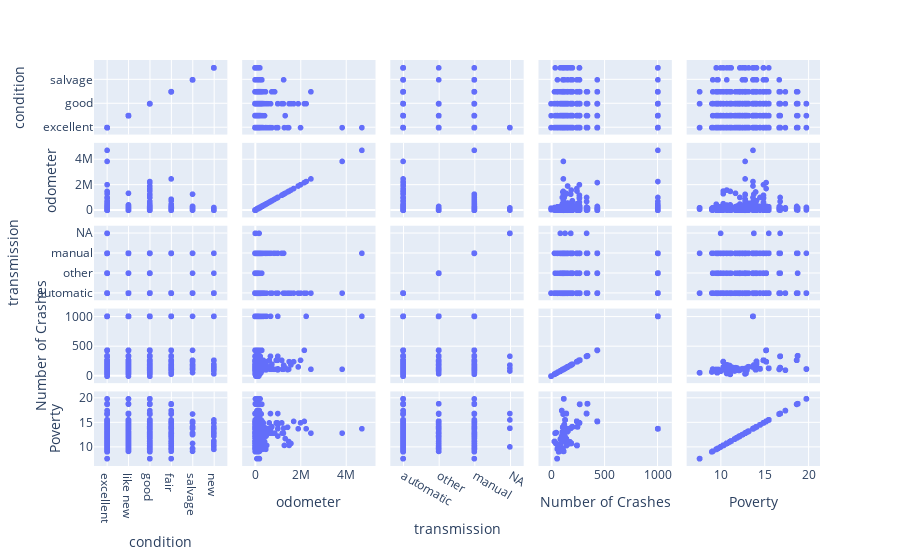

Notebook code cell kept with this figure:
### Code cell
fig = px.scatter_matrix(dfVehicles, dimensions=[
    'condition','odometer', 'transmission', 'Number of Crashes', 'Poverty'])  #  , color='price'
fig.show()

### Figure 1 — Plotly figure (JSON) as saved in the notebook; plotly's stock layout.template omitted (floating-point values rounded to 4 significant figures; data arrays with more than 128 entries replaced by an {"elided": "..."} marker saying what was removed)
{"data": [{"dimensions": [{"axis": {"matches": true}, "label": "condition", "values": {"elided": "12724 str values"}}, {"axis": {"matches": true}, "label": "odometer", "values": {"elided": "12724 int values"}}, {"axis": {"matches": true}, "label": "transmission", "values": {"elided": "12724 str values"}}, {"axis": {"matches": true}, "label": "Number of Crashes", "values": {"elided": "12724 int values"}}, {"axis": {"matches": true}, "label": "Poverty", "values": {"elided": "12724 float values"}}], "hovertemplate": "%{xaxis.title.text}=%{x}<br>%{yaxis.title.text}=%{y}<extra></extra>", "legendgroup": "", "marker": {"color": "#636efa", "symbol": "circle"}, "name": "", "showlegend": false, "type": "splom"}], "layout": {"dragmode": "select", "legend": {"tracegroupgap": 0}, "margin": {"t": 60}}}
